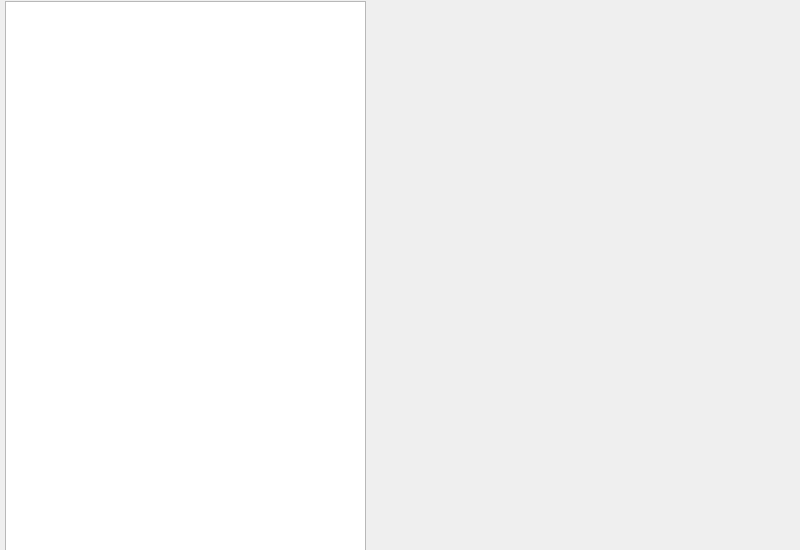
<?xml version="1.0" encoding="UTF-8"?>
<ui version="4.0">
 <class>SearchResults</class>
 <widget class="QWidget" name="SearchResults">
  <property name="geometry">
   <rect>
    <x>0</x>
    <y>0</y>
    <width>800</width>
    <height>550</height>
   </rect>
  </property>
  <property name="windowTitle">
   <string>Form</string>
  </property>
  <widget class="QListWidget" name="resultsList">
   <property name="geometry">
    <rect>
     <x>5</x>
     <y>1</y>
     <width>361</width>
     <height>551</height>
    </rect>
   </property>
  </widget>
 </widget>
 <resources/>
 <connections/>
</ui>
